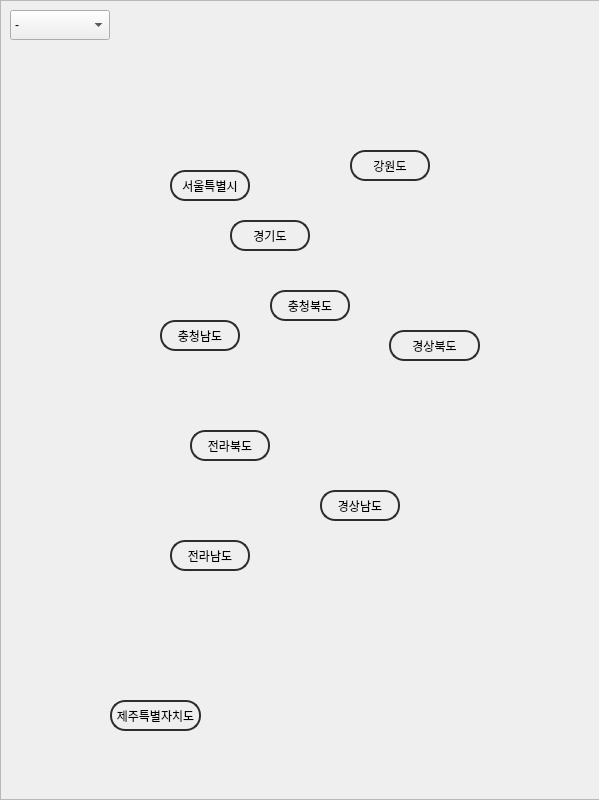
<?xml version="1.0" encoding="UTF-8"?>
<ui version="4.0">
 <class>Form</class>
 <widget class="QWidget" name="Form">
  <property name="geometry">
   <rect>
    <x>0</x>
    <y>0</y>
    <width>599</width>
    <height>800</height>
   </rect>
  </property>
  <property name="windowTitle">
   <string>Form</string>
  </property>
  <widget class="QStackedWidget" name="stackedWidget">
   <property name="geometry">
    <rect>
     <x>0</x>
     <y>0</y>
     <width>600</width>
     <height>800</height>
    </rect>
   </property>
   <property name="currentIndex">
    <number>1</number>
   </property>
   <widget class="QWidget" name="page">
    <widget class="QPushButton" name="pushButton">
     <property name="geometry">
      <rect>
       <x>0</x>
       <y>0</y>
       <width>600</width>
       <height>800</height>
      </rect>
     </property>
     <property name="text">
      <string>PushButton</string>
     </property>
    </widget>
   </widget>
   <widget class="QWidget" name="page_2">
    <widget class="QFrame" name="frame">
     <property name="geometry">
      <rect>
       <x>0</x>
       <y>0</y>
       <width>600</width>
       <height>800</height>
      </rect>
     </property>
     <property name="styleSheet">
      <string notr="true">background-image: url(&quot;/home/iot/바탕화면/★★★★★/농산물 가격 데이터 수집 및 시각화/서ㅏ진/1.png&quot;)</string>
     </property>
     <property name="frameShape">
      <enum>QFrame::StyledPanel</enum>
     </property>
     <property name="frameShadow">
      <enum>QFrame::Raised</enum>
     </property>
     <widget class="QComboBox" name="comboBox">
      <property name="geometry">
       <rect>
        <x>10</x>
        <y>10</y>
        <width>100</width>
        <height>30</height>
       </rect>
      </property>
      <property name="styleSheet">
       <string notr="true"/>
      </property>
      <property name="currentIndex">
       <number>0</number>
      </property>
      <item>
       <property name="text">
        <string>-</string>
       </property>
      </item>
      <item>
       <property name="text">
        <string>2013</string>
       </property>
      </item>
      <item>
       <property name="text">
        <string>2014</string>
       </property>
      </item>
      <item>
       <property name="text">
        <string>2022</string>
       </property>
      </item>
     </widget>
     <widget class="QPushButton" name="pushButton7">
      <property name="geometry">
       <rect>
        <x>190</x>
        <y>430</y>
        <width>80</width>
        <height>31</height>
       </rect>
      </property>
      <property name="styleSheet">
       <string notr="true">border-radius:15px;
border: 2px solid rgb(45, 45, 45);
background-color: rgba(191, 64, 64, 0);</string>
      </property>
      <property name="text">
       <string>전라북도</string>
      </property>
     </widget>
     <widget class="QPushButton" name="pushButton8">
      <property name="geometry">
       <rect>
        <x>320</x>
        <y>490</y>
        <width>80</width>
        <height>31</height>
       </rect>
      </property>
      <property name="styleSheet">
       <string notr="true">border-radius:15px;
border: 2px solid rgb(45, 45, 45);
background-color: rgba(191, 64, 64, 0);</string>
      </property>
      <property name="text">
       <string>경상남도</string>
      </property>
     </widget>
     <widget class="QPushButton" name="pushButton6">
      <property name="geometry">
       <rect>
        <x>389</x>
        <y>330</y>
        <width>91</width>
        <height>31</height>
       </rect>
      </property>
      <property name="styleSheet">
       <string notr="true">border-radius:15px;
border: 2px solid rgb(45, 45, 45);
background-color: rgba(191, 64, 64, 0);</string>
      </property>
      <property name="text">
       <string>경상북도</string>
      </property>
     </widget>
     <widget class="QPushButton" name="pushButton4">
      <property name="geometry">
       <rect>
        <x>270</x>
        <y>290</y>
        <width>80</width>
        <height>31</height>
       </rect>
      </property>
      <property name="styleSheet">
       <string notr="true">border-radius:15px;
border: 2px solid rgb(45, 45, 45);
background-color: rgba(191, 64, 64, 0);</string>
      </property>
      <property name="text">
       <string>충청북도</string>
      </property>
     </widget>
     <widget class="QPushButton" name="pushButton5">
      <property name="geometry">
       <rect>
        <x>160</x>
        <y>320</y>
        <width>80</width>
        <height>31</height>
       </rect>
      </property>
      <property name="styleSheet">
       <string notr="true">border-radius:15px;
border: 2px solid rgb(45, 45, 45);
background-color: rgba(191, 64, 64, 0);</string>
      </property>
      <property name="text">
       <string>충청남도</string>
      </property>
     </widget>
     <widget class="QPushButton" name="pushButton3">
      <property name="geometry">
       <rect>
        <x>350</x>
        <y>150</y>
        <width>80</width>
        <height>31</height>
       </rect>
      </property>
      <property name="styleSheet">
       <string notr="true">border-radius:15px;
border: 2px solid rgb(45, 45, 45);
background-color: rgba(191, 64, 64, 0);</string>
      </property>
      <property name="text">
       <string>강원도</string>
      </property>
     </widget>
     <widget class="QPushButton" name="pushButton1">
      <property name="geometry">
       <rect>
        <x>170</x>
        <y>170</y>
        <width>80</width>
        <height>31</height>
       </rect>
      </property>
      <property name="styleSheet">
       <string notr="true">border-radius:15px;
border: 2px solid rgb(45, 45, 45);
background-color: rgba(191, 64, 64, 0);

</string>
      </property>
      <property name="text">
       <string>서울특별시</string>
      </property>
     </widget>
     <widget class="QPushButton" name="pushButton2">
      <property name="geometry">
       <rect>
        <x>230</x>
        <y>220</y>
        <width>80</width>
        <height>31</height>
       </rect>
      </property>
      <property name="styleSheet">
       <string notr="true">border-radius:15px;
border: 2px solid rgb(45, 45, 45);
background-color: rgba(191, 64, 64, 0);</string>
      </property>
      <property name="text">
       <string>경기도</string>
      </property>
     </widget>
     <widget class="QPushButton" name="pushButton10">
      <property name="geometry">
       <rect>
        <x>110</x>
        <y>700</y>
        <width>91</width>
        <height>31</height>
       </rect>
      </property>
      <property name="styleSheet">
       <string notr="true">border-radius:15px;
border: 2px solid rgb(45, 45, 45);
background-color: rgba(191, 64, 64, 0);</string>
      </property>
      <property name="text">
       <string>제주특별자치도</string>
      </property>
     </widget>
     <widget class="QPushButton" name="pushButton9">
      <property name="geometry">
       <rect>
        <x>170</x>
        <y>540</y>
        <width>80</width>
        <height>31</height>
       </rect>
      </property>
      <property name="styleSheet">
       <string notr="true">border-radius:15px;
border: 2px solid rgb(45, 45, 45);
background-color: rgba(191, 64, 64, 0);</string>
      </property>
      <property name="text">
       <string>전라남도</string>
      </property>
     </widget>
    </widget>
   </widget>
   <widget class="QWidget" name="page_3">
    <widget class="QFrame" name="frame2">
     <property name="geometry">
      <rect>
       <x>0</x>
       <y>0</y>
       <width>600</width>
       <height>800</height>
      </rect>
     </property>
     <property name="frameShape">
      <enum>QFrame::StyledPanel</enum>
     </property>
     <property name="frameShadow">
      <enum>QFrame::Raised</enum>
     </property>
     <widget class="QLabel" name="label_3">
      <property name="geometry">
       <rect>
        <x>430</x>
        <y>660</y>
        <width>30</width>
        <height>20</height>
       </rect>
      </property>
      <property name="text">
       <string>최소</string>
      </property>
     </widget>
     <widget class="QLabel" name="label_4">
      <property name="geometry">
       <rect>
        <x>430</x>
        <y>720</y>
        <width>30</width>
        <height>20</height>
       </rect>
      </property>
      <property name="text">
       <string>평균</string>
      </property>
     </widget>
     <widget class="QLabel" name="max_label">
      <property name="geometry">
       <rect>
        <x>480</x>
        <y>690</y>
        <width>100</width>
        <height>20</height>
       </rect>
      </property>
      <property name="text">
       <string/>
      </property>
      <property name="alignment">
       <set>Qt::AlignRight|Qt::AlignTrailing|Qt::AlignVCenter</set>
      </property>
     </widget>
     <widget class="QLabel" name="label">
      <property name="geometry">
       <rect>
        <x>20</x>
        <y>19</y>
        <width>31</width>
        <height>21</height>
       </rect>
      </property>
      <property name="text">
       <string>상품</string>
      </property>
     </widget>
     <widget class="QLabel" name="label_2">
      <property name="geometry">
       <rect>
        <x>430</x>
        <y>690</y>
        <width>30</width>
        <height>20</height>
       </rect>
      </property>
      <property name="text">
       <string>최대</string>
      </property>
     </widget>
     <widget class="QLabel" name="min_label">
      <property name="geometry">
       <rect>
        <x>480</x>
        <y>660</y>
        <width>100</width>
        <height>20</height>
       </rect>
      </property>
      <property name="text">
       <string/>
      </property>
      <property name="alignment">
       <set>Qt::AlignRight|Qt::AlignTrailing|Qt::AlignVCenter</set>
      </property>
     </widget>
     <widget class="QWidget" name="verticalLayoutWidget">
      <property name="geometry">
       <rect>
        <x>50</x>
        <y>100</y>
        <width>491</width>
        <height>421</height>
       </rect>
      </property>
      <layout class="QVBoxLayout" name="graph_verticalLayout"/>
     </widget>
     <widget class="QLabel" name="average_label">
      <property name="geometry">
       <rect>
        <x>480</x>
        <y>720</y>
        <width>100</width>
        <height>20</height>
       </rect>
      </property>
      <property name="text">
       <string/>
      </property>
      <property name="alignment">
       <set>Qt::AlignRight|Qt::AlignTrailing|Qt::AlignVCenter</set>
      </property>
     </widget>
     <widget class="QPushButton" name="pushButton13">
      <property name="geometry">
       <rect>
        <x>520</x>
        <y>40</y>
        <width>50</width>
        <height>30</height>
       </rect>
      </property>
      <property name="styleSheet">
       <string notr="true">border-radius:15px;
border: 2px solid rgb(45, 45, 45);
background-color: rgba(191, 64, 64, 0);</string>
      </property>
      <property name="text">
       <string>BACK</string>
      </property>
     </widget>
     <widget class="QComboBox" name="comboBox_2">
      <property name="geometry">
       <rect>
        <x>18</x>
        <y>40</y>
        <width>121</width>
        <height>30</height>
       </rect>
      </property>
      <property name="styleSheet">
       <string notr="true"/>
      </property>
      <property name="editable">
       <bool>false</bool>
      </property>
      <property name="currentIndex">
       <number>0</number>
      </property>
      <property name="duplicatesEnabled">
       <bool>false</bool>
      </property>
      <item>
       <property name="text">
        <string>-</string>
       </property>
      </item>
      <item>
       <property name="text">
        <string>열무</string>
       </property>
      </item>
      <item>
       <property name="text">
        <string>얼갈이배추</string>
       </property>
      </item>
      <item>
       <property name="text">
        <string>물오징어</string>
       </property>
      </item>
      <item>
       <property name="text">
        <string>명태</string>
       </property>
      </item>
      <item>
       <property name="text">
        <string>갈치</string>
       </property>
      </item>
      <item>
       <property name="text">
        <string>고등어</string>
       </property>
      </item>
      <item>
       <property name="text">
        <string>방울토마토</string>
       </property>
      </item>
      <item>
       <property name="text">
        <string>감귤</string>
       </property>
      </item>
      <item>
       <property name="text">
        <string>단감</string>
       </property>
      </item>
      <item>
       <property name="text">
        <string>바나나</string>
       </property>
      </item>
      <item>
       <property name="text">
        <string>참다래</string>
       </property>
      </item>
      <item>
       <property name="text">
        <string>팽이버섯</string>
       </property>
      </item>
      <item>
       <property name="text">
        <string>사과</string>
       </property>
      </item>
      <item>
       <property name="text">
        <string>배</string>
       </property>
      </item>
      <item>
       <property name="text">
        <string>포도</string>
       </property>
      </item>
      <item>
       <property name="text">
        <string>감귤</string>
       </property>
      </item>
      <item>
       <property name="text">
        <string>파</string>
       </property>
      </item>
      <item>
       <property name="text">
        <string>생강</string>
       </property>
      </item>
      <item>
       <property name="text">
        <string>미나리</string>
       </property>
      </item>
      <item>
       <property name="text">
        <string>깻잎</string>
       </property>
      </item>
      <item>
       <property name="text">
        <string>피망(청)</string>
       </property>
      </item>
      <item>
       <property name="text">
        <string>느타리버섯</string>
       </property>
      </item>
      <item>
       <property name="text">
        <string>호박</string>
       </property>
      </item>
      <item>
       <property name="text">
        <string>토마토</string>
       </property>
      </item>
      <item>
       <property name="text">
        <string>무</string>
       </property>
      </item>
      <item>
       <property name="text">
        <string>당근</string>
       </property>
      </item>
     </widget>
    </widget>
   </widget>
  </widget>
 </widget>
 <resources/>
 <connections/>
</ui>
